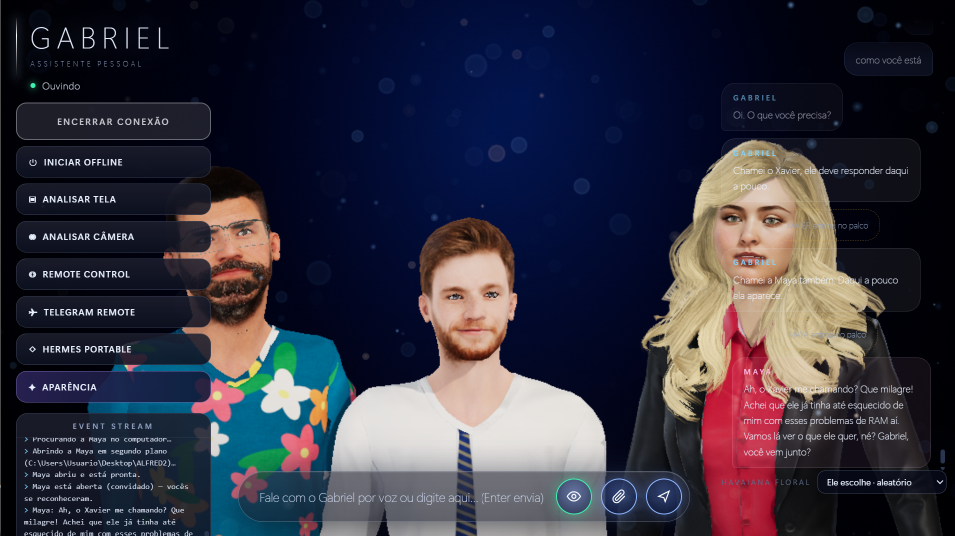
#> input picture img/FAMILIA-IA.png, 1909 x 1071 px (shown at 1/2 size)
$ python otimizar_imagens.py
#> lines starting #> are read from the running program, lines starting #| are printed output that depends on the picture
"""Gera versões leves (AVIF e WebP, em várias larguras) das fotos de img/ para o <picture> do site.

Uso: python tools/otimizar_imagens.py        (saída em img/otimizadas/<nome>-<largura>.avif|webp)

Os PNG originais continuam em img/ e são a reserva do <img src> para navegadores sem AVIF/WebP.
Rodar de novo depois de trocar uma foto (importar_imagens.py); só regrava o que mudou.
"""
import sys
from pathlib import Path

from PIL import Image

RAIZ = Path(__file__).resolve().parent.parent
ORIGEM = RAIZ / "img"
DESTINO = ORIGEM / "otimizadas"

FOTOS = {"FAMILIA-IA.png": "familia", "XAVIER.png": "xavier", "MAYA.png": "maya", "GABRIEL.png": "gabriel"}
LARGURAS = (240, 480, 960, 1440)
QUALIDADE = {"avif": 52, "webp": 80}


def gerar(origem: Path, nome: str) -> list[Path]:
#> called with nome = 'familia'
    feitos = []
    with Image.open(origem) as foto:
#> foto is the input picture: PIL image 1909x1071 RGBA; mean R, G, B, A 51.4, 49.9, 63.9, 255
        foto = foto.convert("RGB")  # as fotos não têm transparência útil; RGB comprime melhor
#> foto: PIL image 1909x1071 RGB
        for largura in LARGURAS:
            largura = min(largura, foto.width)
            altura = round(foto.height * largura / foto.width)
            reduzida = foto.resize((largura, altura), Image.LANCZOS) if largura != foto.width else foto
            for formato, qualidade in QUALIDADE.items():
                saida = DESTINO / f"{nome}-{largura}.{formato}"
                if saida.exists() and saida.stat().st_mtime >= origem.stat().st_mtime:
                    feitos.append(saida)
                    continue
                opcoes = {"quality": qualidade}
                opcoes["method" if formato == "webp" else "speed"] = 6
                reduzida.save(saida, formato.upper(), **opcoes)
                feitos.append(saida)
#> this loop made 1 pass
#> pass 1, in gerar, `reduzida = foto.resize((largura, altura), Image.LANCZOS) if largura !=..`:
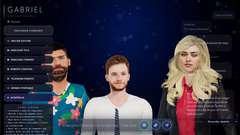
#> reduzida: PIL image 240x135 RGB; mean R, G, B 51.5, 50, 63.8
#> after the loop, feitos = []
    return feitos


def main() -> int:
    sys.stdout.reconfigure(encoding="utf-8")
    DESTINO.mkdir(exist_ok=True)
    total_png = total_novo = 0
    for arquivo, nome in FOTOS.items():
        origem = ORIGEM / arquivo
        if not origem.exists():
            print(f"faltando: {origem}")
            return 1
        feitos = gerar(origem, nome)
        total_png += origem.stat().st_size
        maior = max((f for f in feitos if f.suffix == ".avif"), key=lambda f: f.stat().st_size)
        total_novo += maior.stat().st_size
        print(f"{arquivo}: {origem.stat().st_size // 1024} KB -> maior AVIF {maior.name} {maior.stat().st_size // 1024} KB")
    print(f"PNG originais: {total_png // 1024} KB | maiores AVIF: {total_novo // 1024} KB")
    return 0


if __name__ == "__main__":
#> (the run stopped early here; a loop or call above may not have finished)
